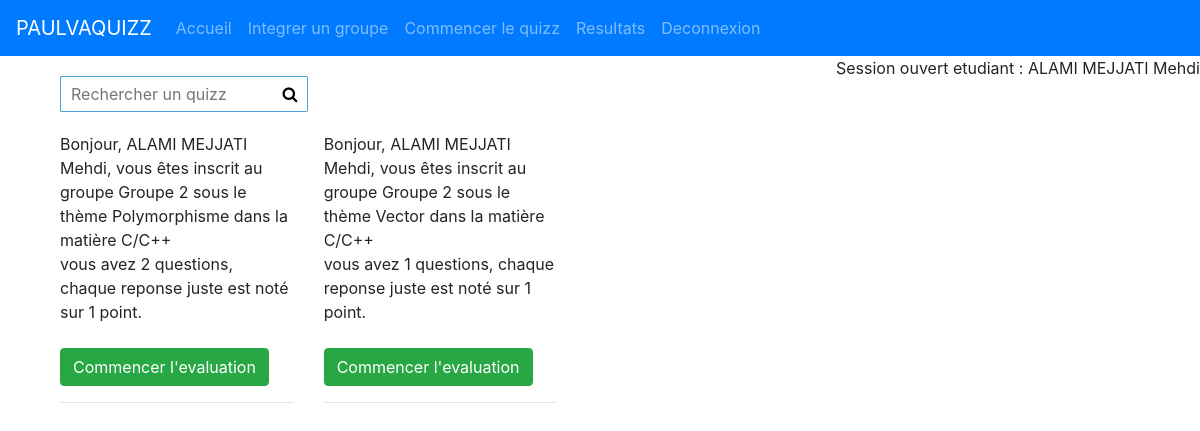
/Quizz.php (signed in), run on the app's committed database.
### tables this page shows
CREATE TABLE `groupe_theme` (
  `id` int(11) NOT NULL,
  `id_groupe` int(11) NOT NULL,
  `id_theme` int(11) NOT NULL,
  `status` int(11) NOT NULL
);

CREATE TABLE `groupe` (
  `id` int(11) NOT NULL,
  `nom` varchar(255) NOT NULL,
  `code` varchar(255) NOT NULL,
  `id_prof` int(11) NOT NULL
);

CREATE TABLE `theme` (
  `id` int(11) NOT NULL,
  `nom` varchar(255) NOT NULL,
  `id_prof` int(11) NOT NULL
);

CREATE TABLE `professeur` (
  `id` int(11) NOT NULL,
  `email` varchar(255) NOT NULL,
  `motdepasse` varchar(250) NOT NULL,
  `nom_prof` varchar(255) NOT NULL,
  `prenom_prof` varchar(255) NOT NULL,
  `responsable_matière` varchar(255) NOT NULL
);

### quizz.view.php (the view, shortened to what this page needs)
<div class="container" style="margin-top: 20px;">
	<div class="row">
		<div class="col-md-12">
		<form onsubmit="return false;" id="forumsearch" class="forum-searchbar">
				<input type="search" name="" id ="system-search" placeholder="Rechercher un quizz" >
				<button type="submit">
					<i class="fa fa-search" style="color: black" aria-hidden="true"></i>
				</button>
			</form>
			</div>
			<?php
			while($groupe_etudiant = $groupe_etudiants->fetch()){
				$groupe = $bdd->prepare("SELECT * FROM groupe where id = ?");
				$groupe->execute([$groupe_etudiant->id_groupe]);
				$groupe = $groupe->fetch();
				$groupe_themes = $bdd->prepare("SELECT * FROM groupe_theme where id_groupe = ?");
				$groupe_themes->execute([$groupe->id]);
				while($groupe_theme = $groupe_themes->fetch()){
						$theme = $bdd->prepare("SELECT * FROM theme where id = ?");
						$theme->execute([$groupe_theme->id_theme]);
						$theme = $theme->fetch();
						$nbquestions = $bdd->prepare("SELECT id from question where id_theme = ?");
						$nbquestions->execute([$theme->id]);
						$nbquestions = $nbquestions->rowCount();
						$passer = $bdd->prepare("SELECT * from quizz_passer where id_etudiant = ? and id_theme = ?");
						$passer->execute([$_SESSION["etudiant"]->id,$theme->id]);
						$passer = $passer->rowCount();
						if($passer <= 0){
							$professeur = $bdd->prepare("SELECT * from professeur where id = ?");
							$professeur->execute([$theme->id_prof]);
							$professeur = $professeur->fetch();
			 ?>
			 <div class="col-md-4" style="margin-bottom: 10px;">
			<div> Bonjour, <?= $_SESSION["etudiant"]->nom_elv; ?> <?= $_SESSION["etudiant"]->prenom_elv ?>, vous êtes inscrit au groupe <?= $groupe->nom ?> sous le thème <?= $theme->nom; ?> dans la matière <?= $professeur->responsable_matière ?>
			</div>
			<div>
			vous avez <?= $nbquestions ?> questions, chaque reponse juste est noté sur 1 point.
			</div>
			<br/>
			<div>
			<form method="post" action="<?= $base ?>/CommencerQuizzSession.php">
				<?php if($groupe_theme->status > 0){?>
				<input type="submit" name="start" value="Commencer l'evaluation" class="btn btn-success">
				<?php } else{ ?>
						<div class='text-danger ' style="font-weight: bold"><i class="fa fa-lock"></i> Evaluation desactivé, une activation par le responsable est nécessaire   </div>
					<?php } ?>
			</form>
			</div>
				<hr/>
				</div>
			<?php }
			}
			 }?>
</div>
</body>
</html

### quizz.view.php (style rules this page uses)
.forum-searchbar { margin-bottom:20px; }
.forum-searchbar input[type=search] { display:inline-block;width:213px;margin:0;padding:5px 10px;border:1px solid #46A2D9;border-right:0;outline:none;border-top-left-radius:2px;border-bottom-left-radius:2px; }
.forum-searchbar button[type=submit] { display:inline-block;margin:0 0 0 -5px;padding:5px 10px;background:#fff;border:1px solid #46A2D9;border-left:0;border-top-right-radius:2px;border-bottom-right-radius:2px; }

### data on the page
groupe_theme: id_groupe.nom "Groupe 2", id_theme.nom "Polymorphisme", professeur.responsable_matière "C/C++", nbquestions "2"
groupe_theme: id_groupe.nom "Groupe 2", id_theme.nom "Vector", professeur.responsable_matière "C/C++", nbquestions "1"

### other printed values
$_SESSION["etudiant"]->nom_elv "ALAMI MEJJATI"
$_SESSION["etudiant"]->prenom_elv "Mehdi"
